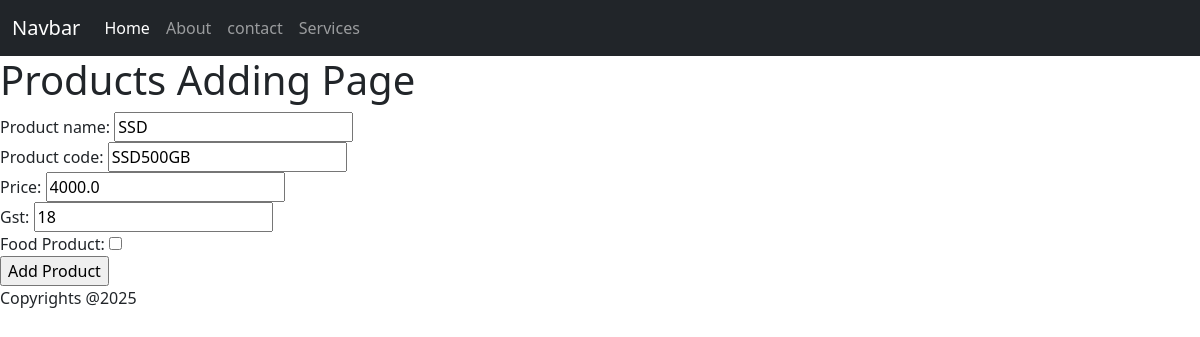
The app's page /inventory/products/update/2/ with its own data.
### Inventory/models.py (models this page shows, shortened)
class Product(models.Model):
    Product_name=models.CharField(max_length=200,null=True)
    Product_code=models.CharField(max_length=200,null=True)
    Price=models.FloatField(default=0)
    gst=models.IntegerField(default=0)
    Food_Product=models.BooleanField(default=False)

### Inventory/views.py (the view)
# urls.py: path('products/update/<int:id>/',Product_Update,name='product_update'),
def Product_Update(request,id):
    selected_product=Product.objects.get(id=id)
    context={
             "product_form":Product_Form(instance=selected_product)
    }
    if request.method=="POST":
        product_form=Product_Form(request.POST,instance=selected_product)
        if product_form.is_valid():
            product_form.save()
            return redirect('/inventory/products/')
    return  render(request,"products_add.html",context)

### Inventory/forms.py
class Product_Form(ModelForm):
    class Meta:
        model=Product
        fields='__all__'

### Frontend/templates/products_add.html (shortened to what this page needs)
{% extends 'base.html' %}
{% block content %}
    <h1>Products Adding Page</h1>
    <form action=" " method="POST">
        {{product_form}}
    <input type="submit" value="Add Product">
    </form>
{% endblock %}

### records on screen
Product: Product_name "SSD", Product_code "SSD500GB", Price "4000.0", gst "18"
